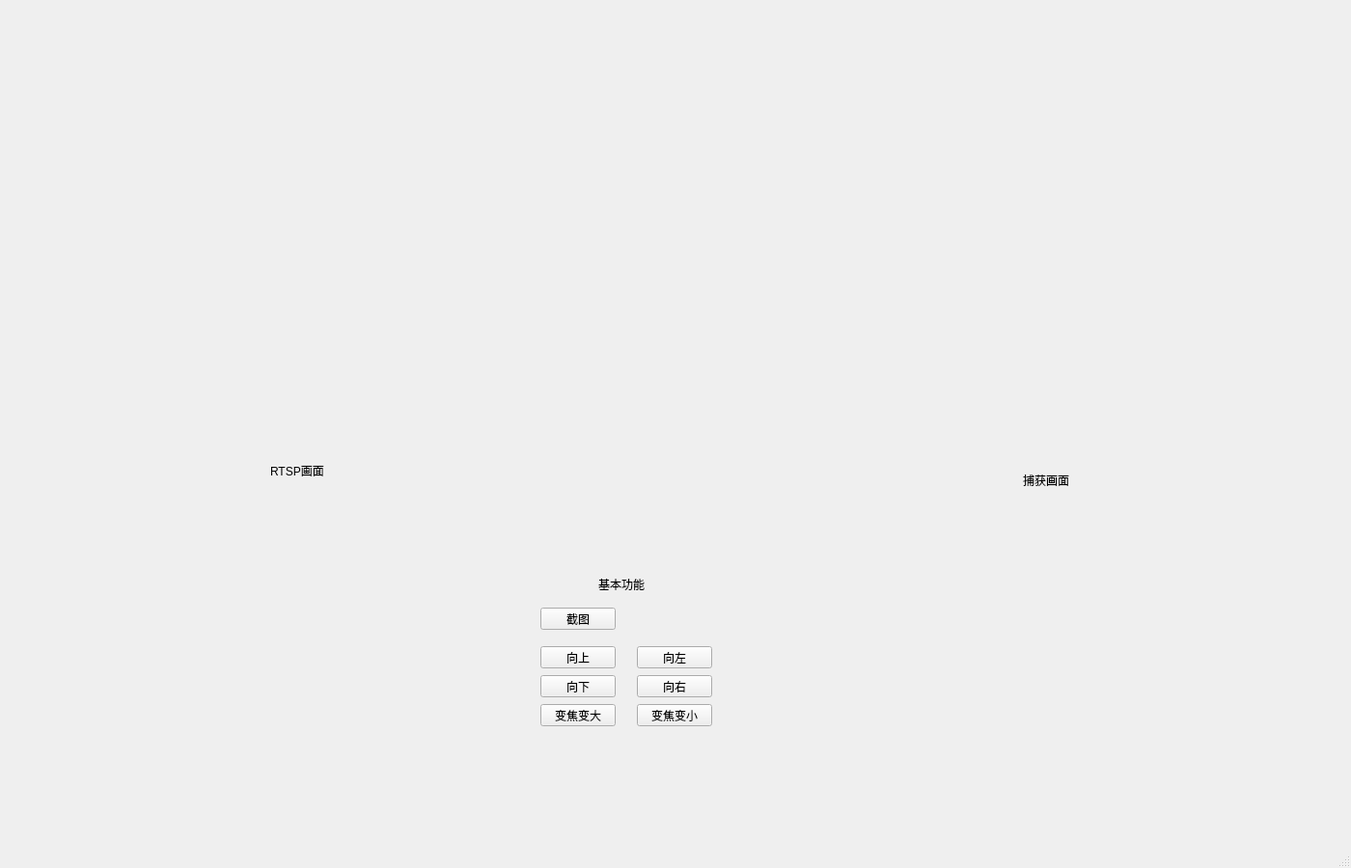
<?xml version="1.0" encoding="UTF-8"?>
<ui version="4.0">
 <class>MainWindow</class>
 <widget class="QMainWindow" name="MainWindow">
  <property name="geometry">
   <rect>
    <x>0</x>
    <y>0</y>
    <width>1400</width>
    <height>900</height>
   </rect>
  </property>
  <property name="windowTitle">
   <string>MainWindow</string>
  </property>
  <widget class="QWidget" name="centralwidget">
   <widget class="QPushButton" name="pushButton_Up">
    <property name="geometry">
     <rect>
      <x>560</x>
      <y>670</y>
      <width>78</width>
      <height>23</height>
     </rect>
    </property>
    <property name="text">
     <string>向上</string>
    </property>
   </widget>
   <widget class="QPushButton" name="pushButton_Left">
    <property name="geometry">
     <rect>
      <x>660</x>
      <y>670</y>
      <width>78</width>
      <height>23</height>
     </rect>
    </property>
    <property name="text">
     <string>向左</string>
    </property>
   </widget>
   <widget class="QPushButton" name="pushButton_Down">
    <property name="geometry">
     <rect>
      <x>560</x>
      <y>700</y>
      <width>78</width>
      <height>23</height>
     </rect>
    </property>
    <property name="text">
     <string>向下</string>
    </property>
   </widget>
   <widget class="QPushButton" name="pushButton_Right">
    <property name="geometry">
     <rect>
      <x>660</x>
      <y>700</y>
      <width>78</width>
      <height>23</height>
     </rect>
    </property>
    <property name="text">
     <string>向右</string>
    </property>
   </widget>
   <widget class="QPushButton" name="pushButton_ZoomIn">
    <property name="geometry">
     <rect>
      <x>560</x>
      <y>730</y>
      <width>78</width>
      <height>23</height>
     </rect>
    </property>
    <property name="text">
     <string>变焦变大</string>
    </property>
   </widget>
   <widget class="QPushButton" name="pushButton_ZoomOut">
    <property name="geometry">
     <rect>
      <x>660</x>
      <y>730</y>
      <width>78</width>
      <height>23</height>
     </rect>
    </property>
    <property name="text">
     <string>变焦变小</string>
    </property>
   </widget>
   <widget class="QLabel" name="graph_view">
    <property name="geometry">
     <rect>
      <x>730</x>
      <y>30</y>
      <width>640</width>
      <height>360</height>
     </rect>
    </property>
    <property name="text">
     <string/>
    </property>
   </widget>
   <widget class="QPushButton" name="pushButton_screenshot">
    <property name="geometry">
     <rect>
      <x>560</x>
      <y>630</y>
      <width>78</width>
      <height>23</height>
     </rect>
    </property>
    <property name="text">
     <string>截图</string>
    </property>
   </widget>
   <widget class="QLabel" name="label">
    <property name="geometry">
     <rect>
      <x>620</x>
      <y>590</y>
      <width>101</width>
      <height>31</height>
     </rect>
    </property>
    <property name="text">
     <string>基本功能</string>
    </property>
   </widget>
   <widget class="QLabel" name="graph_view_2">
    <property name="geometry">
     <rect>
      <x>40</x>
      <y>30</y>
      <width>640</width>
      <height>360</height>
     </rect>
    </property>
    <property name="text">
     <string/>
    </property>
   </widget>
   <widget class="QLabel" name="label_4">
    <property name="geometry">
     <rect>
      <x>280</x>
      <y>480</y>
      <width>81</width>
      <height>16</height>
     </rect>
    </property>
    <property name="text">
     <string>RTSP画面</string>
    </property>
   </widget>
   <widget class="QLabel" name="label_5">
    <property name="geometry">
     <rect>
      <x>1060</x>
      <y>490</y>
      <width>111</width>
      <height>16</height>
     </rect>
    </property>
    <property name="text">
     <string>捕获画面</string>
    </property>
   </widget>
  </widget>
  <widget class="QMenuBar" name="menubar">
   <property name="geometry">
    <rect>
     <x>0</x>
     <y>0</y>
     <width>1400</width>
     <height>23</height>
    </rect>
   </property>
  </widget>
  <widget class="QStatusBar" name="statusbar"/>
 </widget>
 <resources/>
 <connections/>
</ui>
